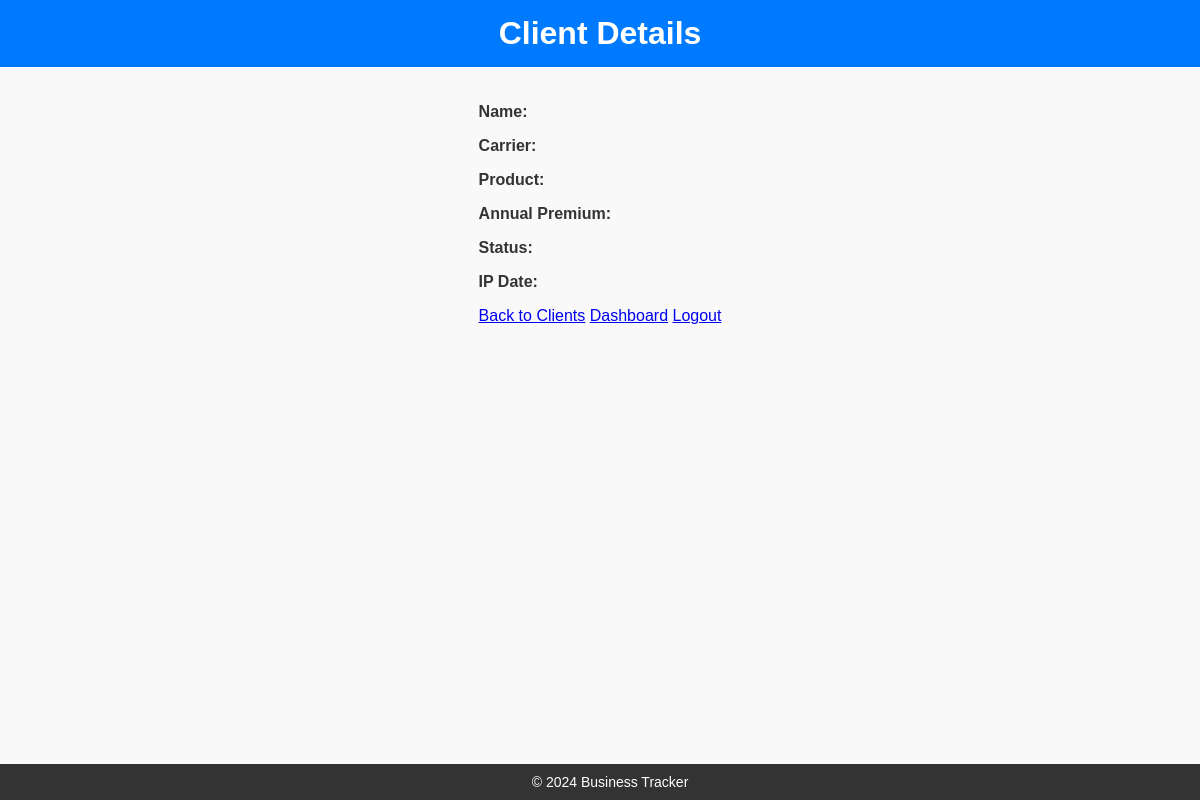
/client/23, run on an earlier commit of the app's database.
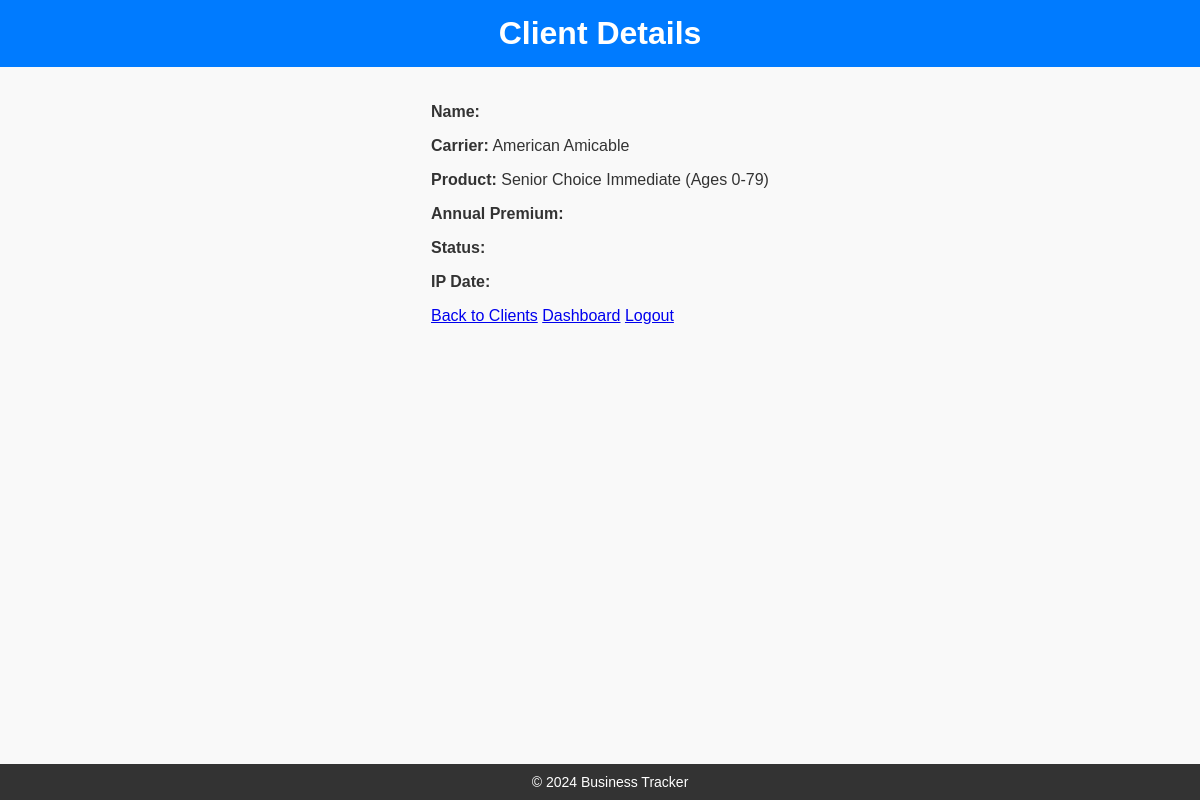
And on a later commit of the database.
### tables this page shows
CREATE TABLE clients (
    id INTEGER PRIMARY KEY AUTOINCREMENT,
    client_name TEXT NOT NULL,
    date_of_birth TEXT,
    carrier TEXT,
    product TEXT,
    annual_premium REAL,
    total_commission REAL,
    commission_paid REAL,
    status TEXT,
    policy_date TEXT,
    state TEXT,
    lead_source TEXT,
    username TEXT
, ip_date TEXT, first_payment_status TEXT DEFAULT 'Pending', commission_status TEXT DEFAULT 'Unpaid', percentage_due REAL, commission_due REAL, contact_attempts INTEGER DEFAULT 0, notes TEXT, needs_attention TEXT DEFAULT 'No Issues');

### app.py (the view)
@app.route('/client/<int:client_id>')
def client_detail(client_id):
    conn = get_db_connection()
    cursor = conn.cursor()
    cursor.execute('SELECT * FROM clients WHERE id = ?', (client_id,))
    client_data = cursor.fetchone()
    conn.close()
    print(f"Client Notes Retrieved: {client_data['notes']}" if client_data else "Client not found")
    return render_template('client_detail.html', client=client_data)

### app.py (called while the page is built)
def get_db_connection():
    conn = sqlite3.connect('app.db', timeout=10)  # Set timeout to prevent lock errors
    conn.row_factory = sqlite3.Row
    conn.execute('PRAGMA journal_mode=WAL;')  # Enable WAL for concurrency
    return conn

### templates/client_detail.html (shortened to what this page needs)
<!DOCTYPE html>
<html lang="en">
<head>
    <link rel="stylesheet" href="/static/style.css">
</head>
<body>
    <header>
        <h1>Client Details</h1>
    </header>
    <main>
        <p><strong>Name:</strong> {{ client.Client }}</p>
        <p><strong>Carrier:</strong> {{ client.Carrier }}</p>
        <p><strong>Product:</strong> {{ client.Product }}</p>
        <p><strong>Annual Premium:</strong> {{ client['Annual Premium'] }}</p>
        <p><strong>Status:</strong> {{ client['Status Filter'] }}</p>
        <p><strong>IP Date:</strong> {{ client['IP Date'] }}</p>
        <a href="/clients">Back to Clients</a>
        <a href="/dashboard">Dashboard</a>
        <a href="/logout">Logout</a>
    </main>
    <footer>
        <p>&copy; 2024 Business Tracker</p>
    </footer>
</body>
</html>

What changed in the data, as far as the page shows it:
added clients: Carrier "American Amicable", Product "Senior Choice Immediate (Ages 0-79)"
